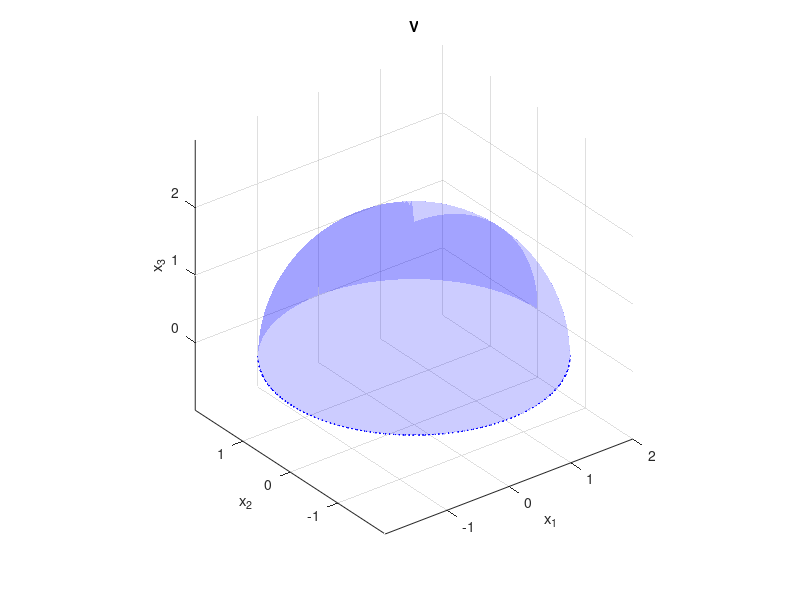

MATLAB code to generate this figure:
% Example of Divergence Theorem

close all

% upper hemisphere of radius 2
u = linspace(0,2*pi,100);
v = linspace(0,pi/2,100);
[U,V] = meshgrid(u,v);
x1 = 2.*cos(U).*sin(V);
x2 = 2.*sin(U).*sin(V);
x3 = 2.*cos(V);

surf(x1,x2,x3,'FaceAlpha',0.2,'FaceColor','b','Edgecolor','b','LineStyle','none');       % ,x1C2,x2C2,x3C2,'-b',x1C3,x2C3,x3C3, ...

hold on
grid on
Box = 'off';
axis equal

% disk of radius 2 at the base of the hemisphere
x3 = 0.*V;

surf(x1,x2,x3,'FaceAlpha',0.2,'FaceColor','b','Edgecolor','b','LineStyle',':');       % ,x1C2,x2C2,x3C2,'-b',x1C3,x2C3,x3C3, ...

xlabel('x_1')
ylabel('x_2')
zlabel('x_3')
title('V')

